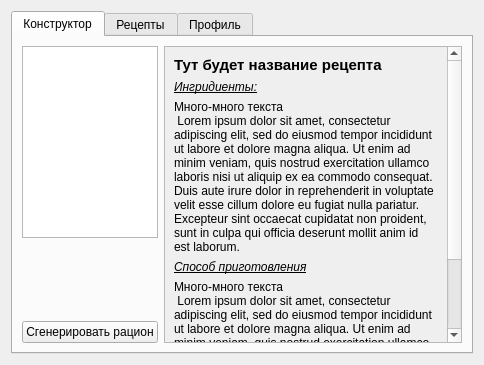
<?xml version="1.0" encoding="UTF-8"?>
<ui version="4.0">
 <class>Constructor</class>
 <widget class="QWidget" name="Constructor">
  <property name="geometry">
   <rect>
    <x>0</x>
    <y>0</y>
    <width>484</width>
    <height>365</height>
   </rect>
  </property>
  <property name="windowTitle">
   <string>Form</string>
  </property>
  <layout class="QVBoxLayout" name="verticalLayout_9">
   <item>
    <widget class="QTabWidget" name="tabBio">
     <property name="currentIndex">
      <number>0</number>
     </property>
     <widget class="QWidget" name="tab">
      <attribute name="title">
       <string>Конструктор</string>
      </attribute>
      <layout class="QHBoxLayout" name="horizontalLayout_5">
       <item>
        <layout class="QHBoxLayout" name="horizontalLayout_4">
         <item>
          <layout class="QVBoxLayout" name="verticalLayout_7">
           <item>
            <widget class="QTableView" name="tableView"/>
           </item>
           <item>
            <spacer name="verticalSpacer_3">
             <property name="orientation">
              <enum>Qt::Vertical</enum>
             </property>
             <property name="sizeHint" stdset="0">
              <size>
               <width>20</width>
               <height>40</height>
              </size>
             </property>
            </spacer>
           </item>
           <item>
            <layout class="QHBoxLayout" name="horizontalLayout_3">
             <item>
              <widget class="QPushButton" name="gen_ratio_button">
               <property name="text">
                <string>Сгенерировать рацион</string>
               </property>
              </widget>
             </item>
            </layout>
           </item>
          </layout>
         </item>
         <item>
          <widget class="QScrollArea" name="scrollArea">
           <property name="sizePolicy">
            <sizepolicy hsizetype="Minimum" vsizetype="Expanding">
             <horstretch>0</horstretch>
             <verstretch>0</verstretch>
            </sizepolicy>
           </property>
           <property name="minimumSize">
            <size>
             <width>240</width>
             <height>0</height>
            </size>
           </property>
           <property name="widgetResizable">
            <bool>true</bool>
           </property>
           <widget class="QWidget" name="scrollAreaWidgetContents">
            <property name="geometry">
             <rect>
              <x>0</x>
              <y>0</y>
              <width>262</width>
              <height>313</height>
             </rect>
            </property>
            <layout class="QVBoxLayout" name="verticalLayout_10">
             <item>
              <layout class="QVBoxLayout" name="verticalLayout_8">
               <item>
                <widget class="QLabel" name="label_17">
                 <property name="sizePolicy">
                  <sizepolicy hsizetype="Minimum" vsizetype="Preferred">
                   <horstretch>0</horstretch>
                   <verstretch>0</verstretch>
                  </sizepolicy>
                 </property>
                 <property name="minimumSize">
                  <size>
                   <width>180</width>
                   <height>0</height>
                  </size>
                 </property>
                 <property name="baseSize">
                  <size>
                   <width>140</width>
                   <height>0</height>
                  </size>
                 </property>
                 <property name="font">
                  <font>
                   <pointsize>11</pointsize>
                   <bold>true</bold>
                  </font>
                 </property>
                 <property name="text">
                  <string>Тут будет название рецепта</string>
                 </property>
                </widget>
               </item>
               <item>
                <widget class="QLabel" name="label_14">
                 <property name="font">
                  <font>
                   <italic>true</italic>
                   <underline>true</underline>
                  </font>
                 </property>
                 <property name="text">
                  <string>Ингридиенты:</string>
                 </property>
                </widget>
               </item>
               <item>
                <widget class="QLabel" name="label_13">
                 <property name="text">
                  <string>Много-много текста
 Lorem ipsum dolor sit amet, consectetur adipiscing elit, sed do eiusmod tempor incididunt ut labore et dolore magna aliqua. Ut enim ad minim veniam, quis nostrud exercitation ullamco laboris nisi ut aliquip ex ea commodo consequat. Duis aute irure dolor in reprehenderit in voluptate velit esse cillum dolore eu fugiat nulla pariatur. Excepteur sint occaecat cupidatat non proident, sunt in culpa qui officia deserunt mollit anim id est laborum.</string>
                 </property>
                 <property name="wordWrap">
                  <bool>true</bool>
                 </property>
                </widget>
               </item>
               <item>
                <widget class="QLabel" name="label_20">
                 <property name="font">
                  <font>
                   <italic>true</italic>
                   <underline>true</underline>
                  </font>
                 </property>
                 <property name="text">
                  <string>Способ приготовления</string>
                 </property>
                </widget>
               </item>
               <item>
                <widget class="QLabel" name="how_cook">
                 <property name="sizePolicy">
                  <sizepolicy hsizetype="Minimum" vsizetype="Preferred">
                   <horstretch>0</horstretch>
                   <verstretch>0</verstretch>
                  </sizepolicy>
                 </property>
                 <property name="minimumSize">
                  <size>
                   <width>140</width>
                   <height>0</height>
                  </size>
                 </property>
                 <property name="text">
                  <string>Много-много текста
 Lorem ipsum dolor sit amet, consectetur adipiscing elit, sed do eiusmod tempor incididunt ut labore et dolore magna aliqua. Ut enim ad minim veniam, quis nostrud exercitation ullamco laboris nisi ut aliquip ex ea commodo consequat. Duis aute irure dolor in reprehenderit in voluptate velit esse cillum dolore eu fugiat nulla pariatur. Excepteur sint occaecat cupidatat non proident, sunt in culpa qui officia deserunt mollit anim id est laborum.</string>
                 </property>
                 <property name="wordWrap">
                  <bool>true</bool>
                 </property>
                </widget>
               </item>
              </layout>
             </item>
            </layout>
           </widget>
          </widget>
         </item>
        </layout>
       </item>
      </layout>
     </widget>
     <widget class="QWidget" name="tab_2">
      <attribute name="title">
       <string>Рецепты</string>
      </attribute>
      <layout class="QHBoxLayout" name="horizontalLayout">
       <item>
        <widget class="QScrollArea" name="scrollArea_3">
         <property name="widgetResizable">
          <bool>true</bool>
         </property>
         <widget class="QWidget" name="scrollAreaWidgetContents_3">
          <property name="geometry">
           <rect>
            <x>0</x>
            <y>0</y>
            <width>255</width>
            <height>315</height>
           </rect>
          </property>
          <layout class="QVBoxLayout" name="verticalLayout_11">
           <item>
            <widget class="QListView" name="recipes_list">
             <property name="sizePolicy">
              <sizepolicy hsizetype="Minimum" vsizetype="Expanding">
               <horstretch>0</horstretch>
               <verstretch>0</verstretch>
              </sizepolicy>
             </property>
             <property name="minimumSize">
              <size>
               <width>165</width>
               <height>0</height>
              </size>
             </property>
             <property name="editTriggers">
              <set>QAbstractItemView::NoEditTriggers</set>
             </property>
             <property name="dragEnabled">
              <bool>false</bool>
             </property>
             <property name="dragDropOverwriteMode">
              <bool>false</bool>
             </property>
             <property name="layoutMode">
              <enum>QListView::SinglePass</enum>
             </property>
             <property name="wordWrap">
              <bool>true</bool>
             </property>
             <property name="selectionRectVisible">
              <bool>false</bool>
             </property>
            </widget>
           </item>
           <item>
            <widget class="QPushButton" name="offer_recipe_button">
             <property name="text">
              <string>Предложить рецепт</string>
             </property>
            </widget>
           </item>
          </layout>
         </widget>
        </widget>
       </item>
       <item>
        <widget class="QScrollArea" name="scrollArea_2">
         <property name="sizePolicy">
          <sizepolicy hsizetype="Minimum" vsizetype="Expanding">
           <horstretch>0</horstretch>
           <verstretch>0</verstretch>
          </sizepolicy>
         </property>
         <property name="minimumSize">
          <size>
           <width>195</width>
           <height>0</height>
          </size>
         </property>
         <property name="widgetResizable">
          <bool>true</bool>
         </property>
         <widget class="QWidget" name="scrollAreaWidgetContents_2">
          <property name="geometry">
           <rect>
            <x>0</x>
            <y>0</y>
            <width>193</width>
            <height>315</height>
           </rect>
          </property>
          <layout class="QVBoxLayout" name="verticalLayout_17">
           <item>
            <widget class="QLineEdit" name="lineEdit">
             <property name="inputMask">
              <string>Введите часть названия</string>
             </property>
             <property name="alignment">
              <set>Qt::AlignCenter</set>
             </property>
            </widget>
           </item>
           <item>
            <layout class="QHBoxLayout" name="horizontalLayout_7">
             <item>
              <layout class="QVBoxLayout" name="verticalLayout_12">
               <item>
                <widget class="QLabel" name="label_23">
                 <property name="text">
                  <string>Ккал</string>
                 </property>
                </widget>
               </item>
               <item>
                <widget class="QLabel" name="label_24">
                 <property name="text">
                  <string>Белков</string>
                 </property>
                </widget>
               </item>
               <item>
                <widget class="QLabel" name="label_25">
                 <property name="text">
                  <string>Жиров</string>
                 </property>
                </widget>
               </item>
               <item>
                <widget class="QLabel" name="label_26">
                 <property name="text">
                  <string>Углеводов</string>
                 </property>
                </widget>
               </item>
              </layout>
             </item>
             <item>
              <layout class="QVBoxLayout" name="verticalLayout_13">
               <item>
                <widget class="QLabel" name="label_28">
                 <property name="text">
                  <string>от</string>
                 </property>
                </widget>
               </item>
               <item>
                <widget class="QLabel" name="label_29">
                 <property name="text">
                  <string>от</string>
                 </property>
                </widget>
               </item>
               <item>
                <widget class="QLabel" name="label_30">
                 <property name="text">
                  <string>от</string>
                 </property>
                </widget>
               </item>
               <item>
                <widget class="QLabel" name="label_31">
                 <property name="text">
                  <string>от</string>
                 </property>
                </widget>
               </item>
              </layout>
             </item>
             <item>
              <layout class="QVBoxLayout" name="verticalLayout_14">
               <item>
                <widget class="QSpinBox" name="min_cal"/>
               </item>
               <item>
                <widget class="QSpinBox" name="min_p"/>
               </item>
               <item>
                <widget class="QSpinBox" name="min_f"/>
               </item>
               <item>
                <widget class="QSpinBox" name="min_p_2"/>
               </item>
              </layout>
             </item>
             <item>
              <layout class="QVBoxLayout" name="verticalLayout_15">
               <item>
                <widget class="QLabel" name="label_32">
                 <property name="text">
                  <string>до</string>
                 </property>
                </widget>
               </item>
               <item>
                <widget class="QLabel" name="label_33">
                 <property name="text">
                  <string>до</string>
                 </property>
                </widget>
               </item>
               <item>
                <widget class="QLabel" name="label_34">
                 <property name="text">
                  <string>до</string>
                 </property>
                </widget>
               </item>
               <item>
                <widget class="QLabel" name="label_36">
                 <property name="text">
                  <string>до</string>
                 </property>
                </widget>
               </item>
              </layout>
             </item>
             <item>
              <layout class="QVBoxLayout" name="verticalLayout_16">
               <item>
                <widget class="QSpinBox" name="max_cal"/>
               </item>
               <item>
                <widget class="QSpinBox" name="max_p"/>
               </item>
               <item>
                <widget class="QSpinBox" name="max_f"/>
               </item>
               <item>
                <widget class="QSpinBox" name="max_c"/>
               </item>
              </layout>
             </item>
            </layout>
           </item>
           <item>
            <layout class="QHBoxLayout" name="horizontalLayout_6">
             <item>
              <widget class="QLabel" name="label_27">
               <property name="text">
                <string>Частота</string>
               </property>
              </widget>
             </item>
             <item>
              <widget class="QComboBox" name="sort_box">
               <item>
                <property name="text">
                 <string>От популярного к редкому</string>
                </property>
               </item>
               <item>
                <property name="text">
                 <string>От редкого к популярному</string>
                </property>
               </item>
              </widget>
             </item>
            </layout>
           </item>
           <item>
            <widget class="QPushButton" name="filter_button">
             <property name="text">
              <string>Применить фильтр</string>
             </property>
            </widget>
           </item>
          </layout>
         </widget>
        </widget>
       </item>
      </layout>
     </widget>
     <widget class="QWidget" name="tab_5">
      <attribute name="title">
       <string>Профиль</string>
      </attribute>
      <layout class="QHBoxLayout" name="horizontalLayout_2">
       <item>
        <layout class="QVBoxLayout" name="verticalLayout_6">
         <item>
          <layout class="QVBoxLayout" name="verticalLayout">
           <item>
            <widget class="QLabel" name="label">
             <property name="text">
              <string>Логин:</string>
             </property>
             <property name="alignment">
              <set>Qt::AlignCenter</set>
             </property>
            </widget>
           </item>
           <item>
            <widget class="QLabel" name="label_6">
             <property name="text">
              <string>Цель:</string>
             </property>
             <property name="alignment">
              <set>Qt::AlignCenter</set>
             </property>
            </widget>
           </item>
           <item>
            <widget class="QLabel" name="label_2">
             <property name="text">
              <string>Вес (кг):</string>
             </property>
             <property name="alignment">
              <set>Qt::AlignCenter</set>
             </property>
            </widget>
           </item>
           <item>
            <widget class="QLabel" name="label_7">
             <property name="text">
              <string>Активность:</string>
             </property>
             <property name="alignment">
              <set>Qt::AlignCenter</set>
             </property>
            </widget>
           </item>
           <item>
            <widget class="QLabel" name="label_3">
             <property name="text">
              <string>Рост (см):</string>
             </property>
             <property name="alignment">
              <set>Qt::AlignCenter</set>
             </property>
            </widget>
           </item>
           <item>
            <widget class="QLabel" name="label_5">
             <property name="text">
              <string>Пол:</string>
             </property>
             <property name="alignment">
              <set>Qt::AlignCenter</set>
             </property>
            </widget>
           </item>
           <item>
            <widget class="QLabel" name="label_4">
             <property name="text">
              <string>Возраст:</string>
             </property>
             <property name="alignment">
              <set>Qt::AlignCenter</set>
             </property>
            </widget>
           </item>
           <item>
            <widget class="QLabel" name="label_8">
             <property name="text">
              <string>Права:</string>
             </property>
             <property name="alignment">
              <set>Qt::AlignCenter</set>
             </property>
            </widget>
           </item>
           <item>
            <widget class="QLabel" name="label_9">
             <property name="text">
              <string>Калорий в день:</string>
             </property>
             <property name="alignment">
              <set>Qt::AlignCenter</set>
             </property>
            </widget>
           </item>
           <item>
            <widget class="QLabel" name="label_10">
             <property name="text">
              <string>Белков  в день:</string>
             </property>
             <property name="alignment">
              <set>Qt::AlignCenter</set>
             </property>
            </widget>
           </item>
           <item>
            <widget class="QLabel" name="label_11">
             <property name="layoutDirection">
              <enum>Qt::RightToLeft</enum>
             </property>
             <property name="text">
              <string>Жиров  в день:</string>
             </property>
             <property name="alignment">
              <set>Qt::AlignCenter</set>
             </property>
            </widget>
           </item>
           <item>
            <widget class="QLabel" name="label_12">
             <property name="text">
              <string>Углеводов  в день:</string>
             </property>
             <property name="alignment">
              <set>Qt::AlignCenter</set>
             </property>
            </widget>
           </item>
          </layout>
         </item>
         <item>
          <spacer name="verticalSpacer">
           <property name="orientation">
            <enum>Qt::Vertical</enum>
           </property>
           <property name="sizeHint" stdset="0">
            <size>
             <width>20</width>
             <height>40</height>
            </size>
           </property>
          </spacer>
         </item>
        </layout>
       </item>
       <item>
        <layout class="QVBoxLayout" name="verticalLayout_5">
         <item>
          <layout class="QVBoxLayout" name="verticalLayout_2">
           <item>
            <widget class="QLabel" name="user_login_label">
             <property name="text">
              <string>TextLabel</string>
             </property>
            </widget>
           </item>
           <item>
            <widget class="QLabel" name="user_goal_label">
             <property name="text">
              <string>TextLabel</string>
             </property>
            </widget>
           </item>
           <item>
            <widget class="QLabel" name="user_lweight_label">
             <property name="text">
              <string>TextLabel</string>
             </property>
            </widget>
           </item>
           <item>
            <widget class="QLabel" name="user_activity_label">
             <property name="text">
              <string>TextLabel</string>
             </property>
            </widget>
           </item>
           <item>
            <widget class="QLabel" name="user_height_label">
             <property name="text">
              <string>TextLabel</string>
             </property>
            </widget>
           </item>
           <item>
            <widget class="QLabel" name="user_sex_label">
             <property name="text">
              <string>TextLabel</string>
             </property>
            </widget>
           </item>
           <item>
            <widget class="QLabel" name="user_years_label">
             <property name="text">
              <string>TextLabel</string>
             </property>
            </widget>
           </item>
           <item>
            <widget class="QLabel" name="user_right_label">
             <property name="text">
              <string>TextLabel</string>
             </property>
            </widget>
           </item>
           <item>
            <widget class="QLabel" name="user_cal_label">
             <property name="text">
              <string>TextLabel</string>
             </property>
            </widget>
           </item>
           <item>
            <widget class="QLabel" name="user_p_label">
             <property name="text">
              <string>TextLabel</string>
             </property>
            </widget>
           </item>
           <item>
            <widget class="QLabel" name="user_f_label">
             <property name="text">
              <string>TextLabel</string>
             </property>
            </widget>
           </item>
           <item>
            <widget class="QLabel" name="user_c_label">
             <property name="text">
              <string>TextLabel</string>
             </property>
            </widget>
           </item>
          </layout>
         </item>
         <item>
          <spacer name="verticalSpacer_2">
           <property name="orientation">
            <enum>Qt::Vertical</enum>
           </property>
           <property name="sizeHint" stdset="0">
            <size>
             <width>20</width>
             <height>40</height>
            </size>
           </property>
          </spacer>
         </item>
        </layout>
       </item>
       <item>
        <layout class="QVBoxLayout" name="verticalLayout_4">
         <item>
          <spacer name="verticalSpacer_4">
           <property name="orientation">
            <enum>Qt::Vertical</enum>
           </property>
           <property name="sizeHint" stdset="0">
            <size>
             <width>20</width>
             <height>40</height>
            </size>
           </property>
          </spacer>
         </item>
         <item>
          <layout class="QVBoxLayout" name="verticalLayout_3">
           <item>
            <widget class="QPushButton" name="Update_info">
             <property name="text">
              <string>Обновить информацию</string>
             </property>
            </widget>
           </item>
           <item>
            <widget class="QPushButton" name="Log_out">
             <property name="text">
              <string>Выйти</string>
             </property>
            </widget>
           </item>
          </layout>
         </item>
        </layout>
       </item>
      </layout>
     </widget>
    </widget>
   </item>
  </layout>
 </widget>
 <resources/>
 <connections/>
</ui>
